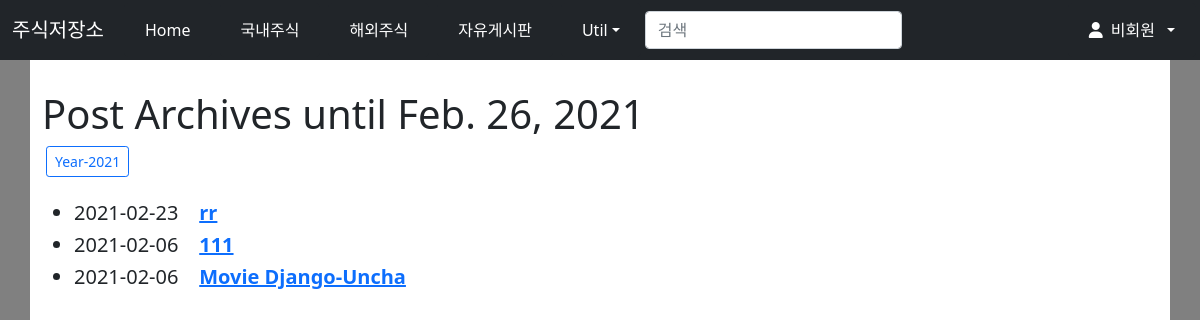
/blog/archive/, run on an earlier commit of the app's database.
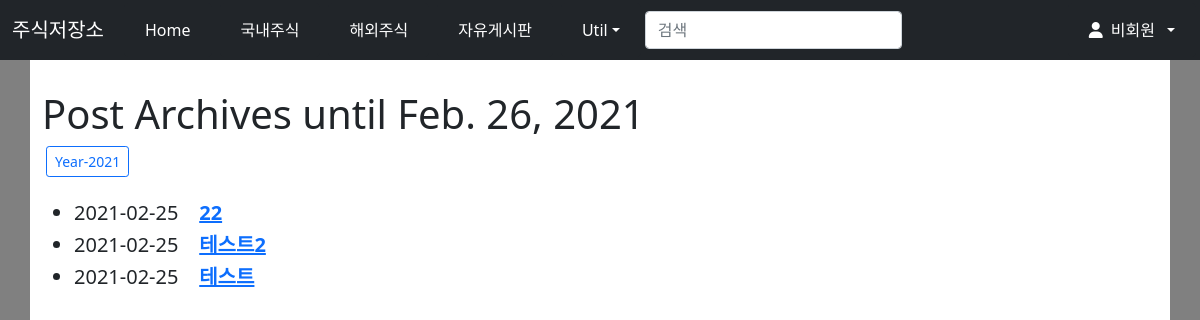
And on a later commit of the database.
### blog/models.py (models this page shows, shortened)
class Post(models.Model):
    title = models.CharField(verbose_name='TITLE', max_length=50)
    slug = models.SlugField('SLUG', unique = True, allow_unicode=True, help_text='one word for title alias.')
    description = models.CharField('DESCRIPTION', max_length=100, blank=True, help_text='simple description text.')
    content = models.TextField('CONTENT')
    create_dt = models.DateTimeField('CREATE DATE', auto_now_add=True)
    modify_dt= models.DateTimeField('MODIFY DATE', auto_now=True)
    tags= TaggableManager(blank=True)
    owner =models.ForeignKey(User, on_delete=models.CASCADE, verbose_name='OWNER', blank=True, null=True)
    class Meta:
        verbose_name = 'post'
        verbose_name_plural = 'posts'
        db_table = 'blog_posts'
        ordering=('-modify_dt',)
    def get_absolute_url(self):
        return reverse('blog:post_detail', args=(self.id,))

### blog/views.py (the view)
# urls.py: path('archive/', views.PostAV.as_view(), name='post_archive'),
class PostAV(ArchiveIndexView):
    model = Post
    date_field = 'modify_dt'

### blog/templates/blog/post_archive.html (shortened to what this page needs)
{% extends "base.html" %}
{%block content %}
<h1> Post Archives until {%now "N d, Y" %}</h1>
    {% for date in date_list %}
    <a href = "{% url 'blog:post_year_archive' date|date:'Y' %}"
    class="btn btn-outline-primary btn-sm mx-1">Year-{{date|date:"Y" }}</a></li>
    {% endfor %}
<br><br>
<div>
    <ul>
        {% for post in object_list %}
        <li class="h5">
         {{ post.modify_dt|date:"Y-m-d" }}&nbsp;&nbsp;&nbsp;
        <a href = "{{ post.get_absolute_url }}"><strong>{{post.title}}</strong></a></li>
        {% endfor %}
    </ul>
</div>
{% endblock%}

What changed in the data, as far as the page shows it:
removed Post: modify_dt "2021-02-23", title "rr"
removed Post: modify_dt "2021-02-06", title "111"
removed Post: modify_dt "2021-02-06", title "Movie Django-Uncha"
added Post: modify_dt "2021-02-25", title "22"
added Post: modify_dt "2021-02-25", title "테스트2"
added Post: modify_dt "2021-02-25", title "테스트"
